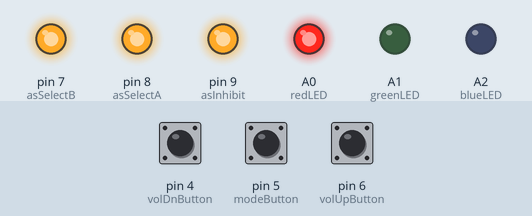
The sketch below on a simulated Arduino Uno, built with avr-gcc and run on an emulated ATmega328P. On the bench: output pins drawn as LEDs (lit = HIGH). Dashed ring = blinking. Inputs (shaded band) come from the test bench; at power-on: pin 5 (modeButton) HIGH, pin 4 (volDnButton) HIGH, pin 6 (volUpButton) HIGH. Pins used as bus, display or sensor lines are not drawn.

Above: at 2.2 s.
2.3 s: pin 5 (modeButton) pulled LOW for 1 s
At 2.8 s:
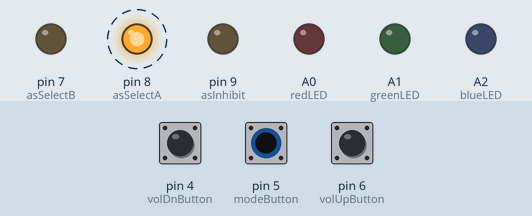
5.3 s: pin 5 (modeButton) pulled LOW for 0.15 s
At 6.7 s:
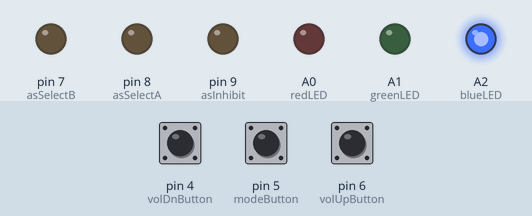
7.0 s: pin 5 (modeButton) pulled LOW for 0.15 s
At 8.3 s:
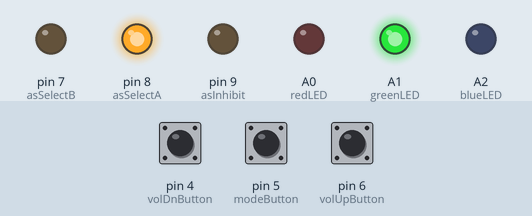
8.7 s: pin 5 (modeButton) pulled LOW for 3.2 s
At 13.1 s:
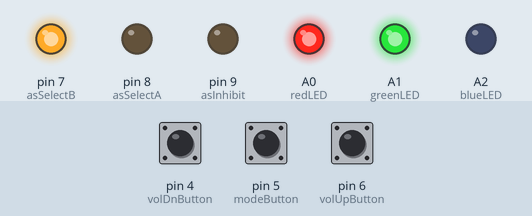
13.4 s: pin 5 (modeButton) pulled LOW for 0.15 s
At 14.6 s:
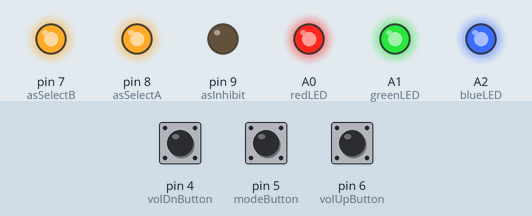
15.1 s: pin 4 (volDnButton) pulled LOW for 3.2 s
At 15.8 s:
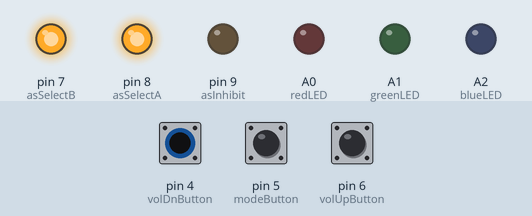
Timing chart, 0 to 19.8 s (numbered marks = the images above; inputs shaded):
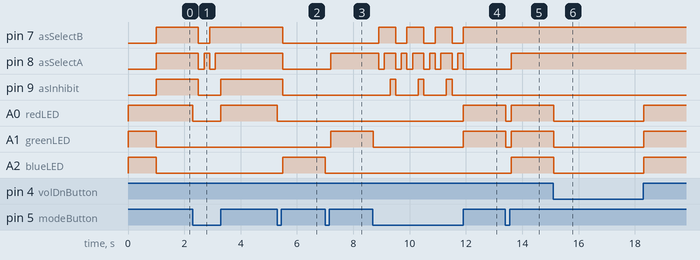

The sketch:

Audio_Switch_Volume_Control.ino
```cpp
#include <SPI.h>


const int asInhibit = 9;
const int asSelectA = 8;
const int asSelectB = 7;
const int redLED = A0;
const int greenLED = A1;
const int blueLED = A2;

const int modeButton = 5;
const int volUpButton = 6;
const int volDnButton = 4;

const byte csPin           = 10;       // MCP42100 chip select pin
const int  maxPositions    = 256;     // wiper can move from 0 to 255 = 256 positions
const long rAB             = 100000;  // 100k pot resistance between terminals A and B
const byte rWiper          = 125;     // 125 ohms pot wiper resistance
const byte pot0            = 0x11;    // pot0 addr
const byte pot1            = 0x12;    // pot1 addr
const byte potBoth         = 0x13;    // pot0 and pot1 simultaneous addr
const byte pot0Shutdown    = 0x21;    // pot0 shutdown
const byte pot1Shutdown    = 0x22;    // pot1 shutdown
const byte potBothShutdown = 0x23;    // pot0 and pot1 simultaneous shutdown


int volume = 15;
int currentInput = 0;

void setup() {
 pinMode(modeButton, INPUT_PULLUP);
  pinMode(volUpButton, INPUT_PULLUP);
  pinMode(volDnButton, INPUT_PULLUP);

  pinMode(asInhibit, OUTPUT);
   pinMode(asSelectA, OUTPUT);
    pinMode(asSelectB, OUTPUT);
    pinMode(redLED, OUTPUT);
   pinMode(greenLED, OUTPUT);
    pinMode(blueLED, OUTPUT);
   digitalWrite(csPin, HIGH);        // chip select default to de-selected
  pinMode(csPin, OUTPUT);
   SPI.begin();
  Serial.begin(115200);

  digitalWrite(redLED, HIGH);
 digitalWrite(greenLED, HIGH);
 digitalWrite(blueLED, HIGH);
 delay(1000);
 digitalWrite(redLED, LOW);
 digitalWrite(greenLED, LOW);
 digitalWrite(blueLED, LOW);
}

void loop() {

 switch(currentInput){
  case 1:
   unmute();
    digitalWrite(asInhibit, LOW);
     digitalWrite(asSelectA, LOW);
      digitalWrite(asSelectB, LOW);
       digitalWrite(redLED, LOW);
 digitalWrite(greenLED, LOW);
 digitalWrite(blueLED, HIGH);
     break;
  case 2:
   unmute();
    digitalWrite(asInhibit, LOW);
     digitalWrite(asSelectA, HIGH);
      digitalWrite(asSelectB, LOW);
     digitalWrite(redLED, LOW);
 digitalWrite(greenLED, HIGH);
 digitalWrite(blueLED, LOW);
     break;
  case 3:
  unmute();
    digitalWrite(asInhibit, LOW);
     digitalWrite(asSelectA, LOW);
      digitalWrite(asSelectB, HIGH);
     digitalWrite(redLED, HIGH);
 digitalWrite(greenLED, HIGH);
 digitalWrite(blueLED, LOW);
   break;
  case 4:
  unmute();
    digitalWrite(asInhibit, LOW);
     digitalWrite(asSelectA, HIGH);
      digitalWrite(asSelectB, HIGH);
     digitalWrite(redLED, HIGH);
 digitalWrite(greenLED, HIGH);
 digitalWrite(blueLED, HIGH);
       break;
  case 0:
  mute();
   digitalWrite(asInhibit, HIGH);
     digitalWrite(asSelectA, HIGH);
      digitalWrite(asSelectB, HIGH);
     digitalWrite(redLED, HIGH);
 digitalWrite(greenLED, LOW);
 digitalWrite(blueLED, LOW);
       break;
  }

 if(digitalRead(modeButton) == LOW){
    digitalWrite(redLED, LOW);
 digitalWrite(greenLED, LOW);
 digitalWrite(blueLED, LOW);
  if(currentInput >= 4){
    currentInput = 0;
  }else {
    currentInput++;
  }
    delay(100);
  }else if(digitalRead(volUpButton) == LOW){
    digitalWrite(redLED, LOW);
 digitalWrite(greenLED, LOW);
 digitalWrite(blueLED, LOW);
   volUp();
   delay(100);
  }else if(digitalRead(volDnButton) == LOW){
    digitalWrite(redLED, LOW);
 digitalWrite(greenLED, LOW);
 digitalWrite(blueLED, LOW);
   volDown();
   delay(100);
  }else{

  }

 delay(100);

}

void volUp(){
int volumeScaled = map(volume, 0, 30, 0, 255);

  volume++;
  if(volume >= 30){
    volume = 30;
  }
  setPotWiper(potBoth, volumeScaled);
}
void volDown(){
int volumeScaled = map(volume, 0, 30, 0, 255);


  volume--;
  if(volume <= 0){
    volume = 0;
     }
   setPotWiper(potBoth, volumeScaled);
  }

  void mute(){
    setPotWiper(potBothShutdown, 0);
  }

  void unmute(){
 int volumeScaled = map(volume, 0, 30, 0, 255);

   setPotWiper(potBoth, volumeScaled);
  }

void setPotWiper(int addr, int pos) {

  pos = constrain(pos, 0, 255);            // limit wiper setting to range of 0 to 255

  digitalWrite(csPin, LOW);                // select chip
  SPI.transfer(addr);                      // configure target pot with wiper position
  SPI.transfer(pos);
  digitalWrite(csPin, HIGH);               // de-select chip
}
```

Measured:
- after the input at 2.3 s, pin 7 (asSelectB): HIGH → LOW after 0.20 s, → HIGH 0.40 s later; pin 8 (asSelectA): alternates HIGH for 0.20 s and LOW for 0.20 s, 4 changes in all, then stays HIGH, starting after 0.20 s; pin 9 (asInhibit): HIGH → LOW after 0.20 s, → HIGH 0.80 s later; A0 (redLED): HIGH → LOW at once, → HIGH 1.0 s later
- after the input at 5.3 s, pin 7 (asSelectB), pin 8 (asSelectA), pin 9 (asInhibit): HIGH → LOW after 0.20 s; A0 (redLED): HIGH → LOW at once; A2 (blueLED): LOW → HIGH after 0.20 s
- after the input at 7.0 s, pin 8 (asSelectA), A1 (greenLED): LOW → HIGH after 0.20 s; A2 (blueLED): HIGH → LOW at once
- after the input at 8.7 s, pin 7 (asSelectB): alternates HIGH for 0.60 s and LOW for 0.40 s, 7 changes in all, then stays HIGH, starting after 0.21 s; pin 8 (asSelectA): HIGH → LOW after 0.21 s, then repeats every 1.0 s: HIGH 0.40 s, LOW 0.20 s, HIGH 0.20 s, LOW 0.20 s
- after the input at 13.4 s, pin 8 (asSelectA), A2 (blueLED): LOW → HIGH after 0.21 s; A0 (redLED), A1 (greenLED): HIGH → LOW at once, → HIGH 0.20 s later
- after the input at 15.1 s, A0 (redLED), A1 (greenLED), A2 (blueLED): HIGH → LOW at once, → HIGH 3.2 s later
